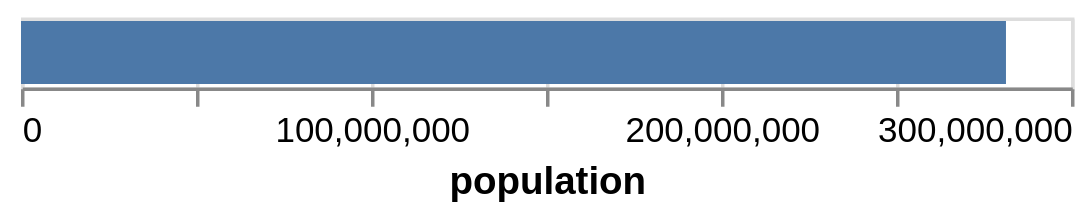

Describe this chart as a Vega-Lite specification.
### Vega-Lite specification from a JSON file in a GitHub repository (floating-point values rounded to 4 significant figures; data arrays with more than 128 entries replaced by an {"elided": "..."} marker saying what was removed)
{"$schema": "https://vega.github.io/schema/vega-lite/v4.json", "data": {"values": {"elided": "570 records"}}, "transform": [{"filter": "datum.year == 2000"}], "mark": "bar", "encoding": {"x": {"aggregate": "sum", "field": "people", "title": "population"}}}
